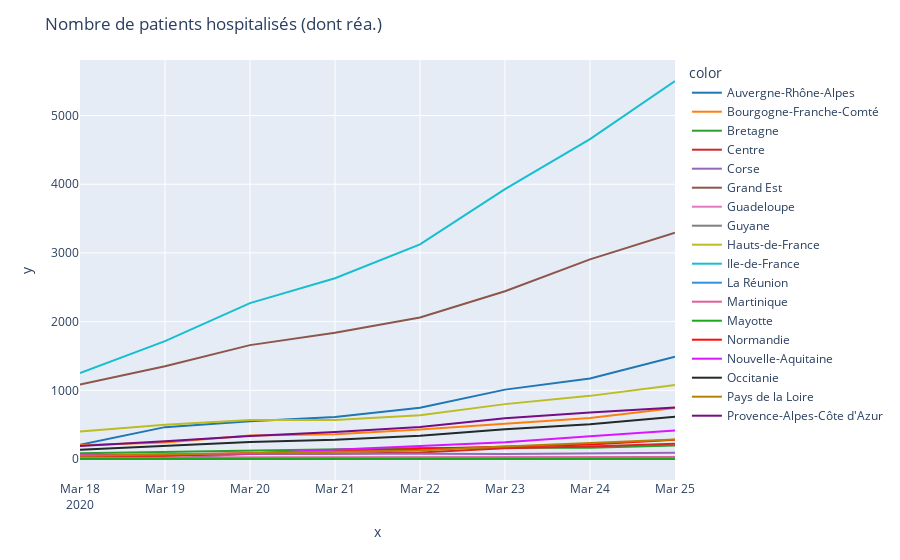

Notebook source saved alongside this figure:
### Code cell
fig = px.line(x=df_region['jour'], y=df_region['rea']+df_region['hosp'], color=df_region["regionName"], color_discrete_sequence=colors)
fig.update_layout(
    title_text='Nombre de patients hospitalisés (dont réa.)'
)

fig.show()

### Figure 1 — Plotly figure (JSON) as saved in the notebook; plotly's stock layout.template omitted (floating-point values rounded to 4 significant figures)
{"data": [{"hoverlabel": {"namelength": 0}, "hovertemplate": "color=Auvergne-Rhône-Alpes<br>x=%{x}<br>y=%{y}", "legendgroup": "Auvergne-Rhône-Alpes", "line": {"color": "#1F77B4", "dash": "solid"}, "mode": "lines", "name": "Auvergne-Rhône-Alpes", "showlegend": true, "type": "scatter", "x": ["2020-03-18", "2020-03-19", "2020-03-20", "2020-03-21", "2020-03-22", "2020-03-23", "2020-03-24", "2020-03-25"], "xaxis": "x", "y": [207, 464, 550, 613, 747, 1010, 1171, 1488], "yaxis": "y"}, {"hoverlabel": {"namelength": 0}, "hovertemplate": "color=Bourgogne-Franche-Comté<br>x=%{x}<br>y=%{y}", "legendgroup": "Bourgogne-Franche-Comté", "line": {"color": "#FF7F0E", "dash": "solid"}, "mode": "lines", "name": "Bourgogne-Franche-Comté", "showlegend": true, "type": "scatter", "x": ["2020-03-18", "2020-03-19", "2020-03-20", "2020-03-21", "2020-03-22", "2020-03-23", "2020-03-24", "2020-03-25"], "xaxis": "x", "y": [201, 241, 341, 362, 428, 510, 598, 741], "yaxis": "y"}, {"hoverlabel": {"namelength": 0}, "hovertemplate": "color=Bretagne<br>x=%{x}<br>y=%{y}", "legendgroup": "Bretagne", "line": {"color": "#2CA02C", "dash": "solid"}, "mode": "lines", "name": "Bretagne", "showlegend": true, "type": "scatter", "x": ["2020-03-18", "2020-03-19", "2020-03-20", "2020-03-21", "2020-03-22", "2020-03-23", "2020-03-24", "2020-03-25"], "xaxis": "x", "y": [83, 103, 119, 133, 161, 162, 163, 196], "yaxis": "y"}, {"hoverlabel": {"namelength": 0}, "hovertemplate": "color=Centre<br>x=%{x}<br>y=%{y}", "legendgroup": "Centre", "line": {"color": "#D62728", "dash": "solid"}, "mode": "lines", "name": "Centre", "showlegend": true, "type": "scatter", "x": ["2020-03-18", "2020-03-19", "2020-03-20", "2020-03-21", "2020-03-22", "2020-03-23", "2020-03-24", "2020-03-25"], "xaxis": "x", "y": [19, 41, 71, 78, 95, 155, 181, 223], "yaxis": "y"}, {"hoverlabel": {"namelength": 0}, "hovertemplate": "color=Corse<br>x=%{x}<br>y=%{y}", "legendgroup": "Corse", "line": {"color": "#9467BD", "dash": "solid"}, "mode": "lines", "name": "Corse", "showlegend": true, "type": "scatter", "x": ["2020-03-18", "2020-03-19", "2020-03-20", "2020-03-21", "2020-03-22", "2020-03-23", "2020-03-24", "2020-03-25"], "xaxis": "x", "y": [0, 1, 80, 82, 77, 74, 79, 90], "yaxis": "y"}, {"hoverlabel": {"namelength": 0}, "hovertemplate": "color=Grand Est<br>x=%{x}<br>y=%{y}", "legendgroup": "Grand Est", "line": {"color": "#8C564B", "dash": "solid"}, "mode": "lines", "name": "Grand Est", "showlegend": true, "type": "scatter", "x": ["2020-03-18", "2020-03-19", "2020-03-20", "2020-03-21", "2020-03-22", "2020-03-23", "2020-03-24", "2020-03-25"], "xaxis": "x", "y": [1083, 1350, 1658, 1837, 2060, 2443, 2906, 3295], "yaxis": "y"}, {"hoverlabel": {"namelength": 0}, "hovertemplate": "color=Guadeloupe<br>x=%{x}<br>y=%{y}", "legendgroup": "Guadeloupe", "line": {"color": "#E377C2", "dash": "solid"}, "mode": "lines", "name": "Guadeloupe", "showlegend": true, "type": "scatter", "x": ["2020-03-18", "2020-03-19", "2020-03-20", "2020-03-21", "2020-03-22", "2020-03-23", "2020-03-24", "2020-03-25"], "xaxis": "x", "y": [0, 0, 0, 0, 12, 12, 12, 12], "yaxis": "y"}, {"hoverlabel": {"namelength": 0}, "hovertemplate": "color=Guyane<br>x=%{x}<br>y=%{y}", "legendgroup": "Guyane", "line": {"color": "#7F7F7F", "dash": "solid"}, "mode": "lines", "name": "Guyane", "showlegend": true, "type": "scatter", "x": ["2020-03-18", "2020-03-19", "2020-03-20", "2020-03-21", "2020-03-22", "2020-03-23", "2020-03-24", "2020-03-25"], "xaxis": "x", "y": [0, 0, 0, 0, 0, 0, 0, 0], "yaxis": "y"}, {"hoverlabel": {"namelength": 0}, "hovertemplate": "color=Hauts-de-France<br>x=%{x}<br>y=%{y}", "legendgroup": "Hauts-de-France", "line": {"color": "#BCBD22", "dash": "solid"}, "mode": "lines", "name": "Hauts-de-France", "showlegend": true, "type": "scatter", "x": ["2020-03-18", "2020-03-19", "2020-03-20", "2020-03-21", "2020-03-22", "2020-03-23", "2020-03-24", "2020-03-25"], "xaxis": "x", "y": [400, 499, 568, 568, 636, 799, 919, 1076], "yaxis": "y"}, {"hoverlabel": {"namelength": 0}, "hovertemplate": "color=Ile-de-France<br>x=%{x}<br>y=%{y}", "legendgroup": "Ile-de-France", "line": {"color": "#17BECF", "dash": "solid"}, "mode": "lines", "name": "Ile-de-France", "showlegend": true, "type": "scatter", "x": ["2020-03-18", "2020-03-19", "2020-03-20", "2020-03-21", "2020-03-22", "2020-03-23", "2020-03-24", "2020-03-25"], "xaxis": "x", "y": [1251, 1716, 2269, 2632, 3125, 3929, 4656, 5503], "yaxis": "y"}, {"hoverlabel": {"namelength": 0}, "hovertemplate": "color=La Réunion<br>x=%{x}<br>y=%{y}", "legendgroup": "La Réunion", "line": {"color": "#2E91E5", "dash": "solid"}, "mode": "lines", "name": "La Réunion", "showlegend": true, "type": "scatter", "x": ["2020-03-18", "2020-03-19", "2020-03-20", "2020-03-21", "2020-03-22", "2020-03-23", "2020-03-24", "2020-03-25"], "xaxis": "x", "y": [4, 4, 4, 4, 4, 4, 6, 6], "yaxis": "y"}, {"hoverlabel": {"namelength": 0}, "hovertemplate": "color=Martinique<br>x=%{x}<br>y=%{y}", "legendgroup": "Martinique", "line": {"color": "#E15F99", "dash": "solid"}, "mode": "lines", "name": "Martinique", "showlegend": true, "type": "scatter", "x": ["2020-03-18", "2020-03-19", "2020-03-20", "2020-03-21", "2020-03-22", "2020-03-23", "2020-03-24", "2020-03-25"], "xaxis": "x", "y": [21, 22, 24, 24, 24, 24, 18, 29], "yaxis": "y"}, {"hoverlabel": {"namelength": 0}, "hovertemplate": "color=Mayotte<br>x=%{x}<br>y=%{y}", "legendgroup": "Mayotte", "line": {"color": "#1CA71C", "dash": "solid"}, "mode": "lines", "name": "Mayotte", "showlegend": true, "type": "scatter", "x": ["2020-03-18", "2020-03-19", "2020-03-20", "2020-03-21", "2020-03-22", "2020-03-23", "2020-03-24", "2020-03-25"], "xaxis": "x", "y": [0, 0, 0, 0, 0, 0, 0, 0], "yaxis": "y"}, {"hoverlabel": {"namelength": 0}, "hovertemplate": "color=Normandie<br>x=%{x}<br>y=%{y}", "legendgroup": "Normandie", "line": {"color": "#FB0D0D", "dash": "solid"}, "mode": "lines", "name": "Normandie", "showlegend": true, "type": "scatter", "x": ["2020-03-18", "2020-03-19", "2020-03-20", "2020-03-21", "2020-03-22", "2020-03-23", "2020-03-24", "2020-03-25"], "xaxis": "x", "y": [49, 52, 84, 113, 143, 181, 210, 281], "yaxis": "y"}, {"hoverlabel": {"namelength": 0}, "hovertemplate": "color=Nouvelle-Aquitaine<br>x=%{x}<br>y=%{y}", "legendgroup": "Nouvelle-Aquitaine", "line": {"color": "#DA16FF", "dash": "solid"}, "mode": "lines", "name": "Nouvelle-Aquitaine", "showlegend": true, "type": "scatter", "x": ["2020-03-18", "2020-03-19", "2020-03-20", "2020-03-21", "2020-03-22", "2020-03-23", "2020-03-24", "2020-03-25"], "xaxis": "x", "y": [53, 63, 80, 135, 186, 243, 332, 415], "yaxis": "y"}, {"hoverlabel": {"namelength": 0}, "hovertemplate": "color=Occitanie<br>x=%{x}<br>y=%{y}", "legendgroup": "Occitanie", "line": {"color": "#222A2A", "dash": "solid"}, "mode": "lines", "name": "Occitanie", "showlegend": true, "type": "scatter", "x": ["2020-03-18", "2020-03-19", "2020-03-20", "2020-03-21", "2020-03-22", "2020-03-23", "2020-03-24", "2020-03-25"], "xaxis": "x", "y": [134, 193, 249, 279, 340, 432, 507, 616], "yaxis": "y"}, {"hoverlabel": {"namelength": 0}, "hovertemplate": "color=Pays de la Loire<br>x=%{x}<br>y=%{y}", "legendgroup": "Pays de la Loire", "line": {"color": "#B68100", "dash": "solid"}, "mode": "lines", "name": "Pays de la Loire", "showlegend": true, "type": "scatter", "x": ["2020-03-18", "2020-03-19", "2020-03-20", "2020-03-21", "2020-03-22", "2020-03-23", "2020-03-24", "2020-03-25"], "xaxis": "x", "y": [48, 69, 90, 101, 124, 182, 230, 285], "yaxis": "y"}, {"hoverlabel": {"namelength": 0}, "hovertemplate": "color=Provence-Alpes-Côte d'Azur<br>x=%{x}<br>y=%{y}", "legendgroup": "Provence-Alpes-Côte d'Azur", "line": {"color": "#750D86", "dash": "solid"}, "mode": "lines", "name": "Provence-Alpes-Côte d'Azur", "showlegend": true, "type": "scatter", "x": ["2020-03-18", "2020-03-19", "2020-03-20", "2020-03-21", "2020-03-22", "2020-03-23", "2020-03-24", "2020-03-25"], "xaxis": "x", "y": [190, 257, 336, 392, 466, 593, 678, 751], "yaxis": "y"}], "layout": {"legend": {"title": {"text": "color"}, "tracegroupgap": 0}, "margin": {"t": 60}, "title": {"text": "Nombre de patients hospitalisés (dont réa.)"}, "xaxis": {"anchor": "y", "domain": [0, 1], "title": {"text": "x"}}, "yaxis": {"anchor": "x", "domain": [0, 1], "title": {"text": "y"}}}}
